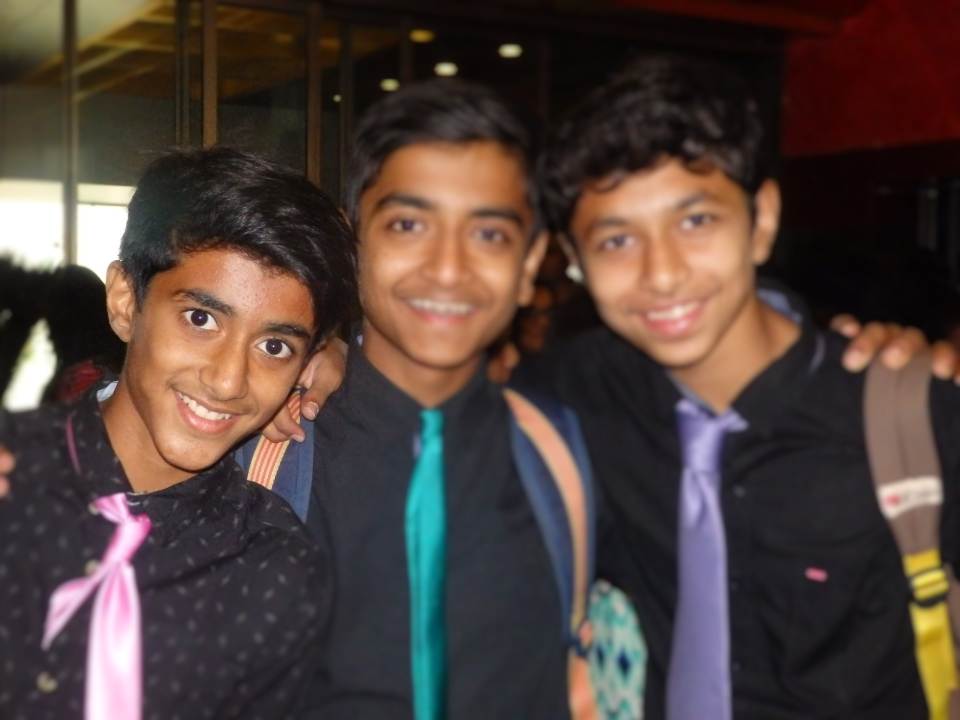
#> input picture photos/friends.JPG, 1920 x 1440 px (shown at 1/2 size)
$ python transformations.py
#> lines starting #> are read from the running program, lines starting #| are printed output that depends on the picture
import cv2 as cv
import numpy as np
img=cv.imread('friends.JPG')
#> img is the input picture: shape (1440, 1920, 3); mean B, G, R 59, 64.4, 79.8
resize=cv.resize(img,(500,500))
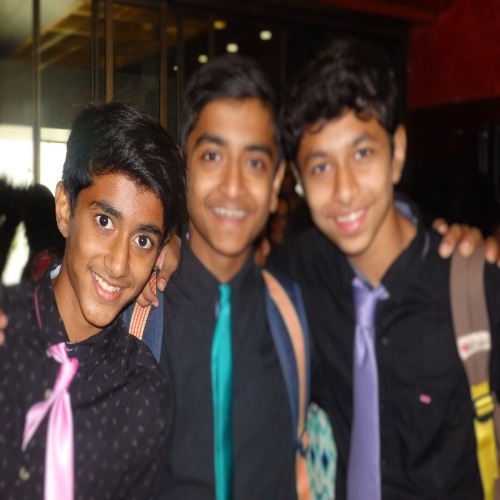
#> resize: shape (500, 500, 3); mean B, G, R 58.9, 64.3, 79.8
def transalted(img,x,y):
#> called with x = 100, y = -100
    transMat=np.float32([[1,0,x],[0,1,y]])
    dimesions=(img.shape[1],img.shape[0])
#> dimesions = (500, 500)
    return cv.warpAffine(img,transMat,dimesions)
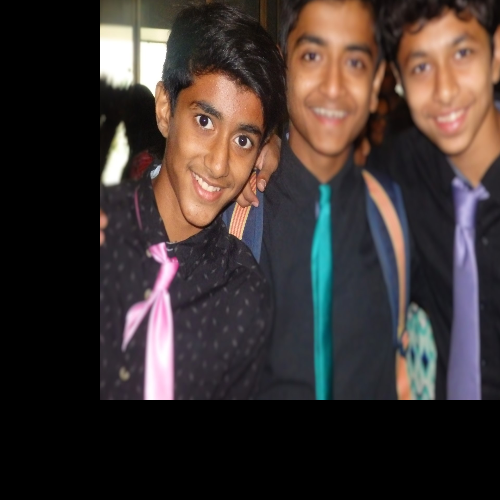
#> returned value: shape (500, 500, 3); mean of channels 0, 1, 2 49.6, 52.1, 62.2; drawn as B, G, R
# positive x is moving right
#negative x is moving left
# positive y is moving down idk why they wouldnt follow axes
#negative y is moving up

transalte=transalted(resize,100,-100)
#cv.imshow('translation',transalte)
# rotate an image
def rotate(img,angle,rotPoint=None):
#> called with angle = 50
    (height,width)=img.shape[:2]
#> height = 500; width = 500
    if rotPoint==None:
        rotPoint=(height//2,width//2)
#> rotPoint = (250, 250)
    rotmatrix=cv.getRotationMatrix2D(rotPoint,angle,1.0)
    dimensions=(width,height)
#> dimensions = (500, 500)
    return cv.warpAffine(img,rotmatrix,dimensions)
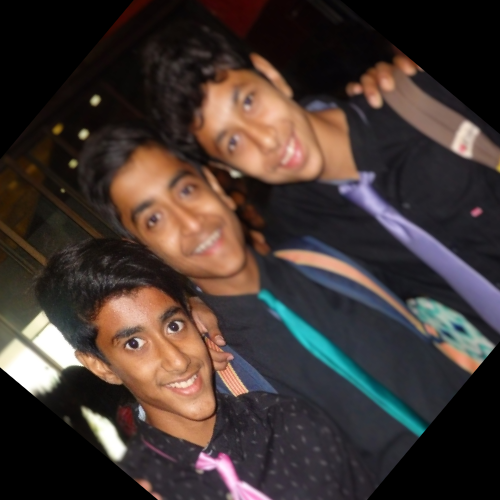
#> returned value: shape (500, 500, 3); mean of channels 0, 1, 2 50.9, 55, 66.9; drawn as B, G, R
# it rotates counter clockwise
# bif you rotated it again then there will be skewed image formed because after first rotation black portions
# will be generated and second rotations will consider them too
rotation=rotate(resize,50)
#cv.imshow('rotation',rotation)

#to flip an image
#0 means flipping vertically
#1 means flipping horizontally
#-1 means flipping both vertically and horizontally
flipped=cv.flip(resize,0)
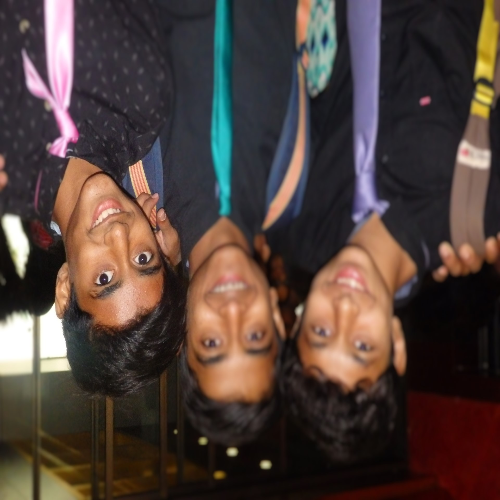
#> flipped: shape (500, 500, 3); mean B, G, R 58.9, 64.3, 79.8
cv.imshow('flipped',flipped)
cv.waitKey(0)
